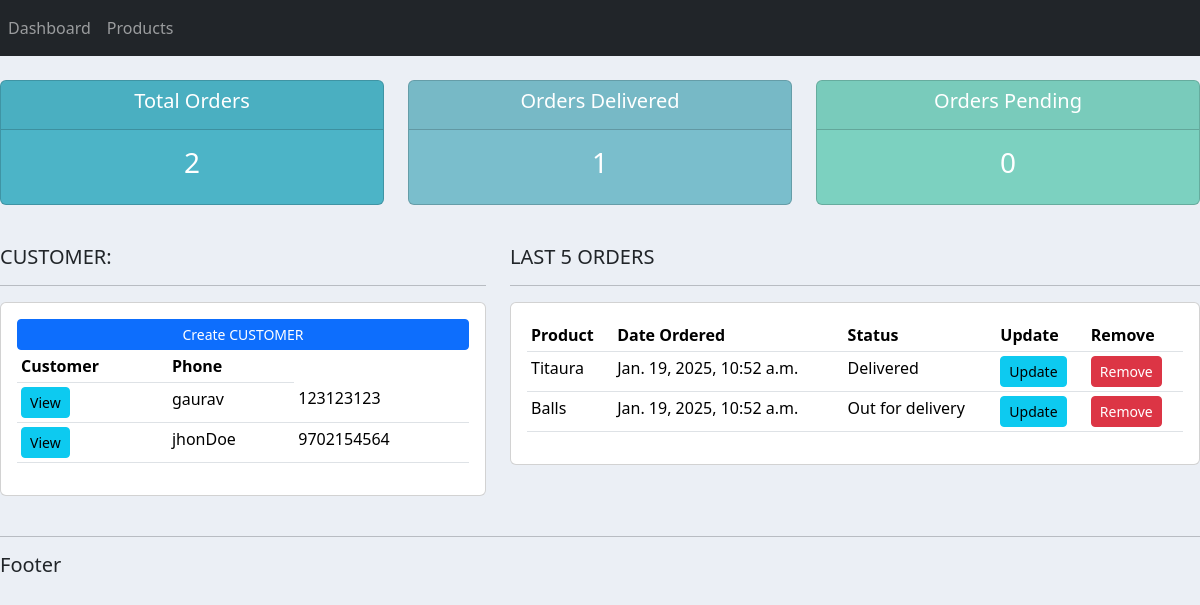
The app's page /, older data.
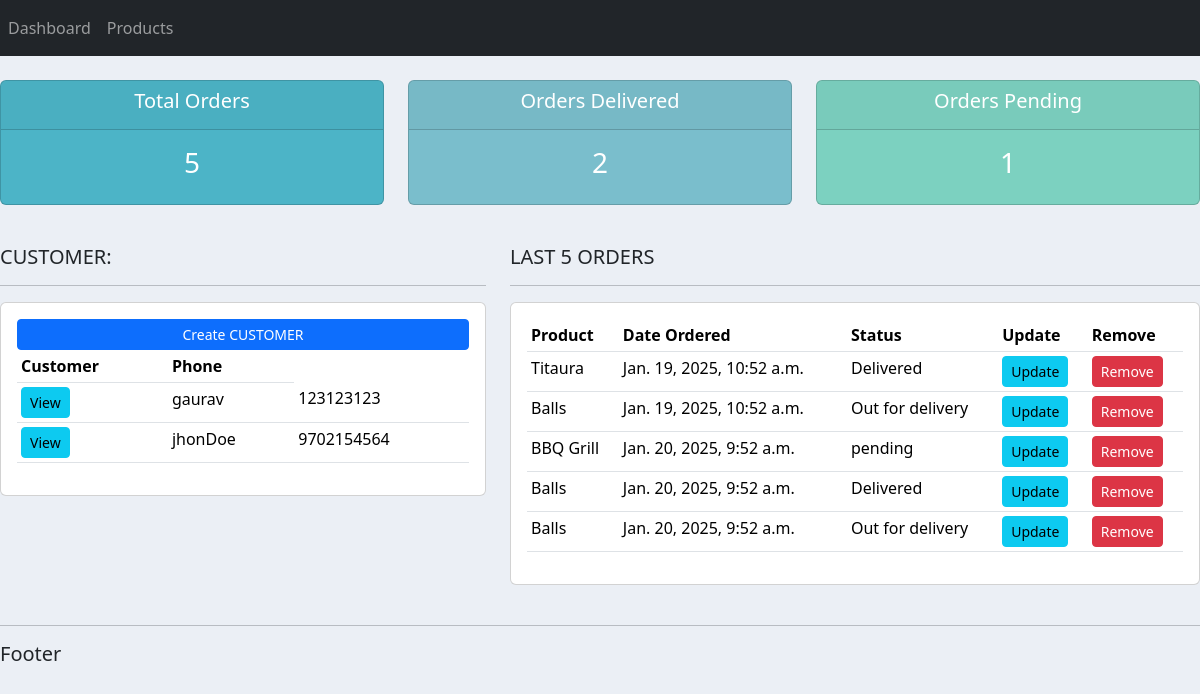
The same page, newer data.
### accounts/models.py (models this page shows, shortened)
class Customer(models.Model):
    name = models.CharField(max_length=200,null=True)
    phone = models.CharField(max_length=200,null=True)
    email = models.CharField(max_length=200,null=True)
    date_created = models.DateTimeField(auto_now_add=True,null=True)

class Order(models.Model):
    STATUS = (
        ('pending','pending'),
        ('Out for delivery','Out for delivery'),
        ('Delivered','Delivered')
    )
    customer = models.ForeignKey(Customer,null=True,on_delete=models.SET_NULL)
    product = models.ForeignKey(Product,null=True,on_delete=models.SET_NULL)
    date_created = models.DateTimeField(auto_now_add=True)
    status = models.CharField(max_length=200,null=True,choices=STATUS)
    note = models.CharField(max_length=200,null=True,default=None)

class Product(models.Model):
    CATEGORY = (
        ('Indoor','Indoor'),
        ('Out Door','Out Door')
    )
    name = models.CharField(max_length=200,null=True)
    price = models.FloatField(null=True)
    category = models.CharField(max_length=200,null=True,choices=CATEGORY)
    description = models.CharField(max_length=200,null=True)
    date_created = models.DateTimeField(auto_now_add=True,null=True)
    tags = models.ManyToManyField(Tag)
    def __str__(self):
        return self.name

### accounts/views.py (the view)
# urls.py: path('',views.home,name="home"),
def home(request):
    customers = Customer.objects.all()
    orders = Order.objects.all()
    total_orders = orders.count()
    delivered = orders.filter(status='Delivered').count()
    pending = orders.filter(status='pending').count()
    context = {'customers':customers,'orders':orders,'total_orders':total_orders
                ,'delivered': delivered,'pending':pending}
    return render(request,'accounts/dashboard.html',context)

### accounts/templates/accounts/dashboard.html
{% extends 'accounts/main.html' %}
{% block content %}
{% include 'accounts/status.html' %}
    <br>
    <div class = "row">
        <div class="col-md-5">
            <h5>CUSTOMER:</h5>
            <hr>
            <div class="card card-body">
                <a class="btn btn-primary btn-sm btn-block" href="">Create CUSTOMER</a>
                <table class="table table-sm">
                    <tr>
                        <th>Customer</th>
                        <th>Phone</th>
                    </tr>
                    {% for customer in customers %}
                        <tr>
                            <td><a class="btn btn-sm btn-info" href="{% url 'customer' customer.id %}">View</a></td>
                            <td>{{customer.name}}</td>
                            <td>{{customer.phone}}</td>
                        </tr>
                    {% endfor %}
                </table>
            </div>
        </div>
        <div class="col-md-7">
            <h5>LAST 5 ORDERS</h5>
            <hr>
            <div class="card card-body">
                <table class="table table-sm">
                    <tr>
                        <th>Product</th>
                        <th>Date Ordered</th>
                        <th>Status</th>
                        <th>Update</th>
                        <th>Remove</th>
                    </tr>
                    {% for order in orders %}
                    <tr>
                        <td>{{order.product}}</td>
                        <td>{{order.date_created}}</td>
                        <td>{{order.status}}</td>
                        <td><a class="btn btn-sm btn-info" href="{% url 'update_order' order.id %}">Update</a></td>
                        <td><a class="btn btn-sm btn-danger" href="{% url 'delete_order' order.id %}">Remove</a></td>
                    </tr>
                    {% endfor %}
                </table>
            </div>
        </div>
    </div>
    <br>
{% endblock %}

### accounts/templates/accounts/main.html (shortened to what this page needs)
{% load static %}
<!DOCTYPE html>
<html lang="en">
<head>
    <link href="https://cdn.jsdelivr.net/npm/bootstrap@5.3.3/dist/css/bootstrap.min.css" rel="stylesheet">
    <link rel="stylesheet" type="text/css" href="{% static '/css/main.css' %}">
</head>
<body>
    {% include 'accounts/navbar.html' %}
    {% block content %}
    {% endblock %}
    <hr>
    <h5>Footer</h5>
</body>
</html>

### accounts/templates/accounts/navbar.html (shortened to what this page needs)
{% load static %}
<nav class="navbar navbar-expand-lg navbar-dark bg-dark">
    <div class="collapse navbar-collapse" id="navbarNavAltMarkup">
      <div class="navbar-nav">
        <a class="nav-item nav-link" href="{% url 'home' %}">Dashboard</a>
        <a class="nav-item nav-link" href="{% url 'products' %}">Products</a>
      </div>
    </div>
  </nav>

### accounts/templates/accounts/status.html
<br>
<div class="row">
 <div class="col">
  <div class="col-md">
   <div class="card text-center text-white  mb-3" id="total-orders">
      <div class="card-header">
       <h5 class="card-title">Total Orders</h5>
      </div>
      <div class="card-body">
        <h3 class="card-title">{{total_orders}}</h3>
      </div>
   </div>
  </div>
 </div>
 <div class="col">
  <div class="col-md">
   <div class="card text-center text-white  mb-3" id="orders-delivered">
      <div class="card-header">
       <h5 class="card-title">Orders Delivered</h5>
      </div>
      <div class="card-body">
        <h3 class="card-title">{{delivered}}</h3>
      </div>
   </div>
  </div>
 </div>
 <div class="col">
  <div class="col-md">
   <div class="card text-center text-white  mb-3" id="orders-pending">
      <div class="card-header">
       <h5 class="card-title">Orders Pending</h5>
      </div>
      <div class="card-body">
        <h3 class="card-title">{{pending}}</h3>
      </div>
   </div>
  </div>
 </div>
</div>

### static/css/main.css (style rules this page uses)
body { background-color: #ebeff5; }
#total-orders { background-color: #4cb4c7; }
#orders-delivered { background-color: #7abecc; }
#orders-pending { background-color: #7CD1C0; }

Row changes from the older to the newer data that the page shows:
added Order: product "BBQ Grill", date_created "Jan. 20, 2025, 9:52 a.m.", status "pending"
added Order: product "Balls", date_created "Jan. 20, 2025, 9:52 a.m.", status "Delivered"
added Order: product "Balls", date_created "Jan. 20, 2025, 9:52 a.m.", status "Out for delivery"
Text that changed along with them:
{{ total_orders }}: "2" → "5"
{{ delivered }}: "1" → "2"
{{ pending }}: "0" → "1"
